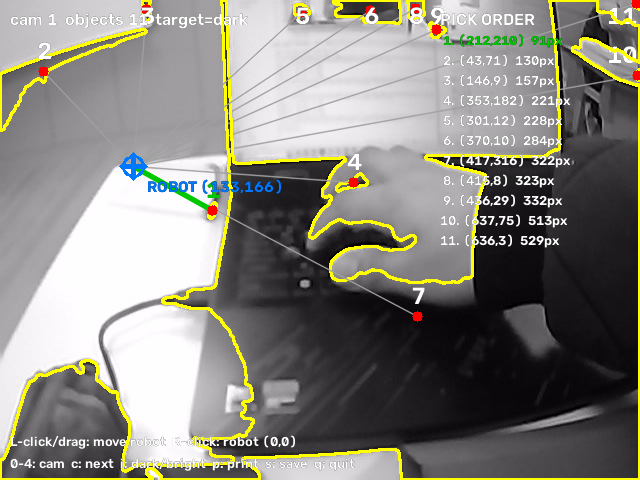
#> input picture Day10_1_size/captures/R(133,166)_1(212,210)_2(43,71)_3(146,9)_4(353,182)_5(301,12)_6(370,10)_7(417,316)_8(415,8)_9(436,29)_10(637,75)_etc1.png, 640 x 480 px, given in place of the camera
$ python s1_7_2_a_cam_nearest.py
#> lines starting #> are read from the running program, lines starting #| are printed output that depends on the picture; after the words box and inside, x2 and y2 are one past the last pixel; in counts of white or black regions, pixels touching at a corner belong together
import os

import cv2
import numpy as np

# ======================================================================
# 카메라로 물건을 찾아서 로봇에서 가까운 순서대로 집는 순서를 정한다 (s1_7_2.py의 카메라 버전)
#   - 물건마다 중심(모멘트)을 구하고, 로봇 위치에서의 직선 거리로 정렬한다
#   - 화면 : 노랑 테두리 = 물건,  번호 = 집는 순서,  파랑 + = 로봇 위치,  초록 선 = 1번째로 집을 물건
#   - 오른쪽 위 표 : 집는 순서 리스트 (순서, 좌표, 거리)
#
#   마우스 : 왼쪽 클릭(또는 드래그) = 로봇 위치 옮기기,  오른쪽 클릭 = 로봇 위치를 (0, 0)으로
#   트랙바 : min area (이보다 작은 것은 잡음으로 보고 뺀다)
#   키     : 0~4 해당 번호 카메라로 변경,  c 다음 카메라,  i 흑/백 물체 전환,
#            p 리스트 출력,  s 저장(파일 이름 = 가까운 순서의 좌표),  q/ESC 종료
# ======================================================================
FRAME_W, FRAME_H = 640, 480
MAX_CAMERAS = 5
SAVE_DIR = "captures"
MAX_NAME_ITEMS = 10                   # 파일 이름에 넣을 최대 물건 수 (이름이 너무 길어지지 않게)
WINDOW, BINARY_WINDOW = "nearest", "binary"

YELLOW, RED, GREEN, BLUE, GRAY, WHITE, BLACK = (0, 255, 255), (0, 0, 255), (0, 200, 0), (255, 120, 0), (160, 160, 160), (255, 255, 255), (0, 0, 0)
FONT = cv2.FONT_HERSHEY_SIMPLEX


# ---------------------------------------------------------------- 카메라

def open_index(idx):
    '''idx번 카메라 하나만 열어 본다. 영상이 안 나오면 None'''
    cap = cv2.VideoCapture(idx, cv2.CAP_DSHOW)
    if cap.isOpened() and cap.read()[0]:          # 열리기만 하고 영상이 안 나오는 장치는 건너뛴다
        return cap
    cap.release()
    return None


def open_camera(start):
    '''start번부터 차례로 MAX_CAMERAS개를 돌며 영상이 나오는 첫 카메라를 연다'''
    for k in range(MAX_CAMERAS):
        idx = (start + k) % MAX_CAMERAS
        cap = open_index(idx)
        if cap is not None:
            return cap, idx
    return None, None


# ---------------------------------------------------------------- 영상 처리

def find_objects(gray, dark_object, min_area):
    '''이진화 -> 모폴로지 -> 외곽 윤곽선. 면적 범위에 맞는 것만 돌려준다'''
    mode = cv2.THRESH_BINARY_INV if dark_object else cv2.THRESH_BINARY
    _, binary = cv2.threshold(gray, 0, 255, mode + cv2.THRESH_OTSU)
    kernel = cv2.getStructuringElement(cv2.MORPH_ELLIPSE, (5, 5))
    binary = cv2.morphologyEx(binary, cv2.MORPH_OPEN, kernel)    # 작은 점 잡음 제거
    binary = cv2.morphologyEx(binary, cv2.MORPH_CLOSE, kernel)   # 물체 안의 작은 구멍 메우기
    contours, _ = cv2.findContours(binary, cv2.RETR_EXTERNAL, cv2.CHAIN_APPROX_SIMPLE)
    max_area = gray.shape[0] * gray.shape[1] * 0.6               # 배경 전체가 잡히는 경우 제외
    good = [c for c in contours if min_area <= cv2.contourArea(c) <= max_area]
    return binary, good


def centroid(c):
    '''면적이 0인 윤곽선이면 None (1-7 문제 1)'''
    M = cv2.moments(c)
    if M["m00"] == 0:
        return None
    return M["m10"] / M["m00"], M["m01"] / M["m00"]


def pick_order(contours, robot):
    '''로봇에서 가까운 순서로 정렬한 리스트 [(거리, cx, cy, contour), ...] (1-7 문제 2)'''
    items = []
    for c in contours:
        p = centroid(c)
        if p is None:
            continue
        cx, cy = p
        items.append((float(np.hypot(cx - robot[0], cy - robot[1])), int(cx), int(cy), c))
    items.sort(key=lambda t: t[0])                               # 첫 번째 값(거리) 순서대로 줄을 선다
    return items


# ---------------------------------------------------------------- 그리기

def put_text(img, text, org, color, scale=0.5):
    '''검은 외곽선을 둘러서 어떤 배경에서도 글자가 보이게 + 화면 밖으로 나가지 않게'''
    (tw, th), _ = cv2.getTextSize(text, FONT, scale, 2)
    x = int(np.clip(org[0], 2, img.shape[1] - tw - 2))
    y = int(np.clip(org[1], th + 2, img.shape[0] - 4))
    cv2.putText(img, text, (x, y), FONT, scale, BLACK, 5, cv2.LINE_AA)
    cv2.putText(img, text, (x, y), FONT, scale, color, 2, cv2.LINE_AA)


def draw_view(frame, items, robot, cam_idx, dark_object):
    view = frame.copy()
    for n, (d, cx, cy, c) in reversed(list(enumerate(items, 1))):   # 1번이 맨 위에 그려지도록 뒤에서부터
        first = n == 1
        cv2.drawContours(view, [c], -1, YELLOW, 2)
        cv2.line(view, robot, (cx, cy), GREEN if first else GRAY, 3 if first else 1, cv2.LINE_AA)
        cv2.circle(view, (cx, cy), 5, RED, -1)
        put_text(view, str(n), (cx - 6, cy - 12), GREEN if first else WHITE, 0.8)

    # 로봇 위치
    cv2.drawMarker(view, robot, BLUE, cv2.MARKER_CROSS, 24, 3)
    cv2.circle(view, robot, 10, BLUE, 2)
    put_text(view, f"ROBOT ({robot[0]},{robot[1]})", (robot[0] + 14, robot[1] + 26), BLUE)

    # 오른쪽 위: 집는 순서 리스트
    put_text(view, "PICK ORDER", (FRAME_W - 200, 25), WHITE, 0.55)
    for n, (d, cx, cy, _) in enumerate(items[:12], 1):
        put_text(view, f"{n:2d}. ({cx},{cy})  {d:.0f}px", (FRAME_W - 200, 25 + 20 * n),
                 GREEN if n == 1 else WHITE, 0.45)
    if len(items) > 12:
        put_text(view, f"... +{len(items) - 12}", (FRAME_W - 200, 25 + 20 * 13), WHITE, 0.45)

    put_text(view, f"cam {cam_idx}  objects {len(items)}  target={'dark' if dark_object else 'bright'}",
             (10, 25), WHITE, 0.55)
    put_text(view, "L-click/drag: move robot  R-click: robot (0,0)", (10, FRAME_H - 34), WHITE, 0.45)
    put_text(view, f"0-{MAX_CAMERAS - 1}: cam  c: next  i: dark/bright  p: print  s: save  q: quit",
             (10, FRAME_H - 12), WHITE, 0.45)
    return view


# ---------------------------------------------------------------- 리스트 출력 / 저장

def order_list(items):
    '''화면 정보 없이 순서만: [(순서, (cx, cy), 거리), ...]'''
    return [(n, (cx, cy), round(d, 1)) for n, (d, cx, cy, _) in enumerate(items, 1)]


def print_order(items, robot):
    print(f"--- 로봇 {robot} 에서 가까운 순서 ({len(items)}개) ---")
    for n, (cx, cy), d in order_list(items):
        print(f"{n}번째로 집기: ({cx}, {cy}), 거리 {d:.0f}px")


# [33 lines left out: functions save_name, save_view, on_mouse, not called in this run]


def main():
    cap, cam_idx = open_camera(0)
#> cam_idx = 0
    if cap is None:
        raise SystemExit("카메라를 열 수 없다. 연결을 확인하거나 다른 프로그램이 쓰고 있는지 확인한다.")
    print(f"{cam_idx}번 카메라 사용")
#| 0번 카메라 사용

    state = {"robot": (0, 0)}                                    # 로봇이 서 있는 곳(처음은 사진 왼쪽 위)
    cv2.namedWindow(WINDOW, cv2.WINDOW_AUTOSIZE)                 # 창 크기 = 영상 크기라서 클릭 좌표가 곧 픽셀 좌표
    cv2.createTrackbar("min area", WINDOW, 1500, 20000, lambda v: None)
    cv2.setMouseCallback(WINDOW, on_mouse, state)
    dark_object, saved, items = True, 0, []

    while True:
        ok, frame = cap.read()
#> frame is the input picture: shape (480, 640, 3); mean B, G, R 125.3, 134.4, 135.8
        if not ok:
            print("프레임을 읽지 못했다. 숫자 키나 c로 다른 카메라를 시도하거나 연결을 확인한다.")
            frame = np.zeros((FRAME_H, FRAME_W, 3), np.uint8)
        frame = cv2.resize(frame, (FRAME_W, FRAME_H))
        gray = cv2.GaussianBlur(cv2.cvtColor(frame, cv2.COLOR_BGR2GRAY), (5, 5), 0)
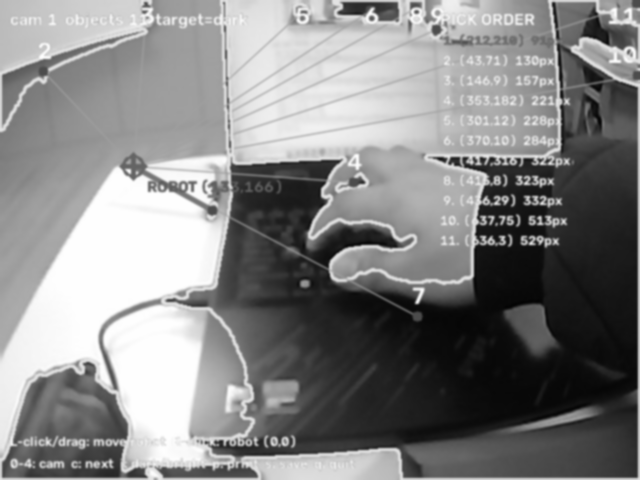
#> gray: shape (480, 640); min 3, max 254, mean 133.8

        binary, objects = find_objects(gray, dark_object, cv2.getTrackbarPos("min area", WINDOW))
#> in find_objects, `_, binary = cv2.threshold(gray, 0, 255, mode + cv2.THRESH_OTSU)`:
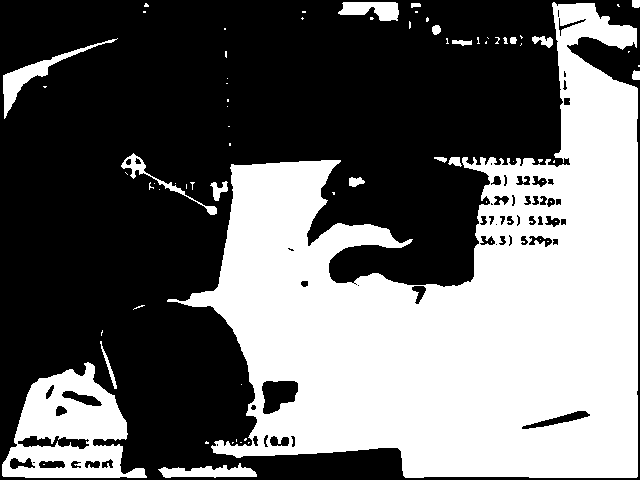
#> binary: shape (480, 640); 41.5% white; 74 white regions (55 under 20 px), largest, box (x1, y1, x2, y2) and area: (167, 2, 638, 478) 113639, (2, 362, 147, 478) 8952, (3, 38, 118, 119) 1273
#> in find_objects, `binary = cv2.morphologyEx(binary, cv2.MORPH_CLOSE, kernel)`:
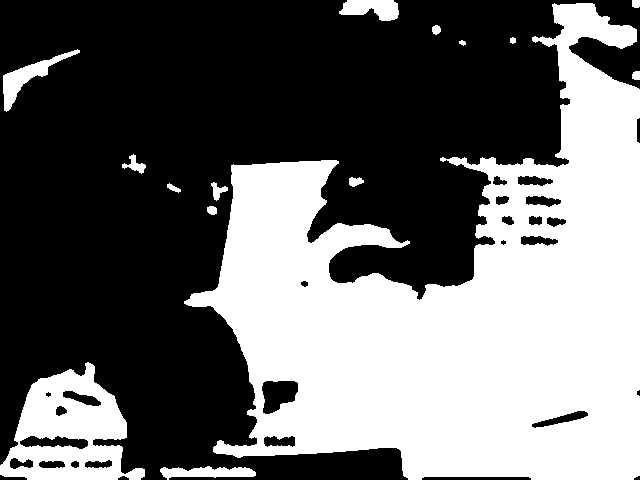
#> binary: shape (480, 640); 41.5% white; 15 white regions
#> in find_objects, `contours, _ = cv2.findContours(binary, cv2.RETR_EXTERNAL, cv2.CHAIN_AP..`: contours = 15 contours, 1 with area under 20; largest, box (x1, y1, x2, y2) and area: (184, 3, 640, 480) 115888, (0, 362, 145, 480) 10350, (3, 49, 80, 112) 1044, (339, 0, 399, 21) 808, (160, 466, 256, 480) 741
#> in find_objects, `good = [c for c in contours if min_area <= cv2.contourArea(c) <= max_a..`: good = 2 contours; box (x1, y1, x2, y2) and area: (184, 3, 640, 480) 115888, (0, 362, 145, 480) 10350
#> objects has the same summary as good in find_objects
        robot = state["robot"]
        items = pick_order(objects, robot)
#> the loop in pick_order, `for c in contours:` made 2 passes
#> (cx, cy) on passes 1 to 2: (67.98, 431.5), (457.6, 308.8)
#> after the loop in pick_order, `for c in contours:`: items = 2 items
#> items = 2 items
        view = draw_view(frame, items, robot, cam_idx, dark_object)
#> the loop in draw_view, `for n, (d, cx, cy, c) in reversed(list(enumerate(items, 1))):` made 2 passes
#> (n, d, cx, cy, first, tw in put_text, th in put_text, x in put_text) on pass 1: (2, 552.1, 457, 308, False, 18, 18, 451)
#> after the loop in draw_view, `for n, (d, cx, cy, c) in reversed(list(enumerate(items, 1))):`:
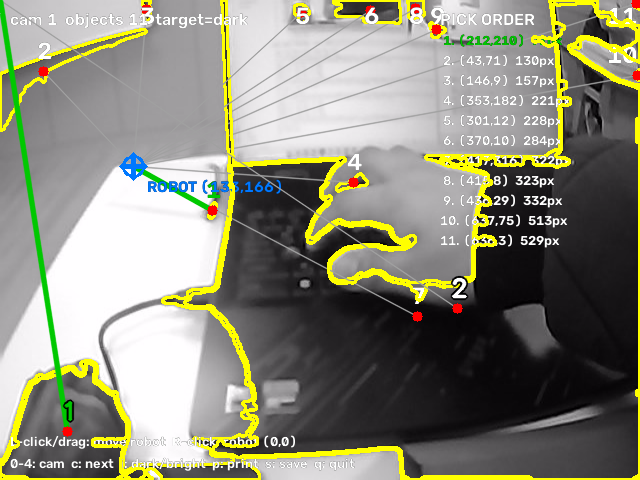
#> view: shape (480, 640, 3); 4.14% of pixels changed, all inside (x1, y1, x2, y2) = (0, 0, 638, 478)
#> call 4 of put_text, with text = 'PICK ORDER', org = (440, 25), color = (255, 255, 255), scale = 0.55
#> in put_text (call 4), `(tw, th), _ = cv2.getTextSize(text, FONT, scale, 2)`: tw = 107; th = 13
#> in put_text (call 4), `x = int(np.clip(org[0], 2, img.shape[1] - tw - 2))`: x = 440
#> in put_text (call 4), `y = int(np.clip(org[1], th + 2, img.shape[0] - 4))`: y = 25
#> in put_text (call 4), `cv2.putText(img, text, (x, y), FONT, scale, color, 2, cv2.LINE_AA)`:
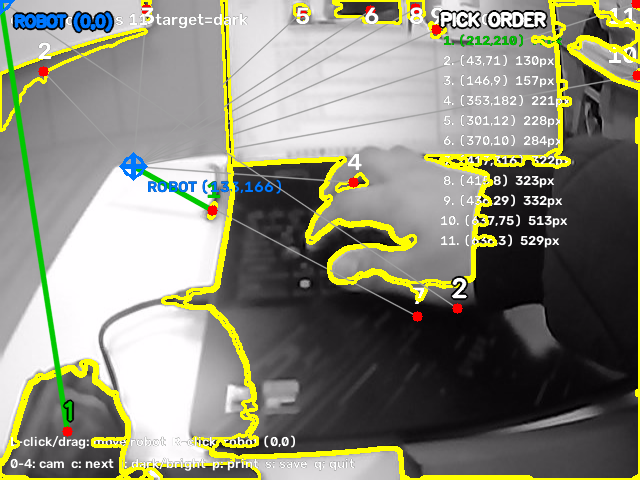
#> img: shape (480, 640, 3); mean B, G, R 121.6, 138.1, 137.6
#> the loop in draw_view, `for n, (d, cx, cy, _) in enumerate(items[:12], 1):` made 2 passes
#> (n, d, cx, cy, tw in put_text, th in put_text, x in put_text, y in put_text) on passes 1 to 2: (1, 436.8, 67, 431, 150, 10, 440, 45), (2, 552.1, 457, 308, 159, 10, 440, 65)
#> after the loop in draw_view, `for n, (d, cx, cy, _) in enumerate(items[:12], 1):`:
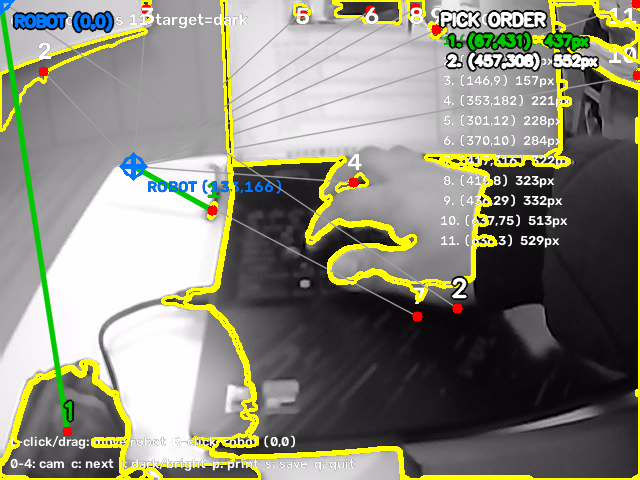
#> view: shape (480, 640, 3); 1.43% of pixels changed, all inside (x1, y1, x2, y2) = (445, 30, 600, 73)
#> in put_text (call 9), `(tw, th), _ = cv2.getTextSize(text, FONT, scale, 2)`: tw = 441
#> in put_text (call 9), `y = int(np.clip(org[1], th + 2, img.shape[0] - 4))`: y = 468
#> in put_text (call 9), `cv2.putText(img, text, (x, y), FONT, scale, color, 2, cv2.LINE_AA)`:
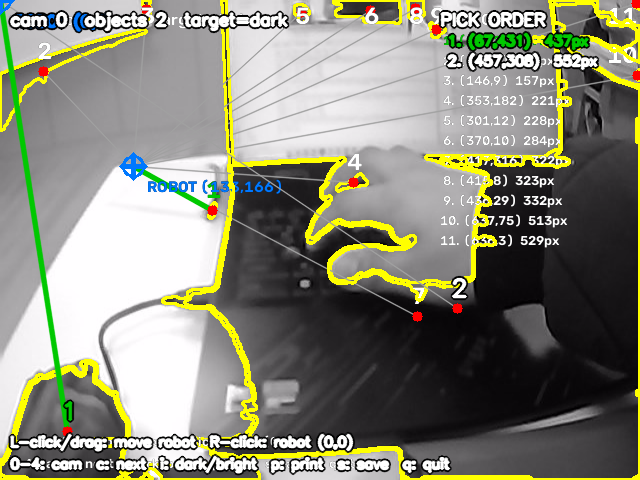
#> img: shape (480, 640, 3); mean B, G, R 121.3, 137.2, 136.5

        cv2.imshow(WINDOW, view)
        cv2.imshow(BINARY_WINDOW, binary)
        key = cv2.waitKey(1) & 0xFF
#> (key q is pressed here)

        if ord("0") <= key < ord("0") + MAX_CAMERAS:             # 숫자 키 = 그 번호의 카메라로 바로 변경
            want = key - ord("0")
            if want == cam_idx:
                print(f"이미 {want}번 카메라를 쓰고 있다.")
            else:
                new_cap = open_index(want)                       # 새 카메라가 열린 뒤에 기존 카메라를 닫는다
                if new_cap is None:
                    print(f"{want}번 카메라를 열 수 없다. {cam_idx}번 카메라를 계속 쓴다.")
                else:
                    cap.release()
                    cap, cam_idx = new_cap, want
                    print(f"{cam_idx}번 카메라로 변경")
        elif key in (ord("c"), ord("C")):
            cap.release()
            new_cap, new_idx = open_camera(cam_idx + 1)          # 없으면 한 바퀴 돌아 원래 카메라로 돌아온다
            if new_cap is None:
                raise SystemExit("카메라를 다시 열 수 없다.")
            cap, cam_idx = new_cap, new_idx
            print(f"{cam_idx}번 카메라로 변경")
        elif key in (ord("i"), ord("I")):
            dark_object = not dark_object
            print("찾을 물체:", "어두운 물체" if dark_object else "밝은 물체")
        elif key in (ord("p"), ord("P")):
            print_order(items, robot)
        elif key in (ord("s"), ord("S")):
            saved += int(save_view(view, items, robot))
        elif key in (ord("q"), ord("Q"), 27):
            break

        if cv2.getWindowProperty(WINDOW, cv2.WND_PROP_VISIBLE) < 1:   # 창의 X 버튼으로 닫은 경우
            break

    cap.release()
    cv2.destroyAllWindows()
    print("저장한 사진:", saved, "장")
    print_order(items, state["robot"])
#| --- 로봇 (0, 0) 에서 가까운 순서 (2개) ---
#> the loop in print_order, `for n, (cx, cy), d in order_list(items):` made 2 passes
#> (n, cx, cy, d) on passes 1 to 2: (1, 67, 431, 436.8), (2, 457, 308, 552.1)
#> (printed output is left out)
    return order_list(items)                                     # 마지막 화면의 집는 순서 리스트


if __name__ == "__main__":
    result = main()
#> result = [(1, (67, 431), 436.8), (2, (457, 308), 552.1)]
    print("반환 리스트:", result)
#| 반환 리스트: [(1, (67, 431), 436.8), (2, (457, 308), 552.1)]

$ run again, on Day10_1_size/captures/R(158,207)_1(234,14)_2(343,316).png
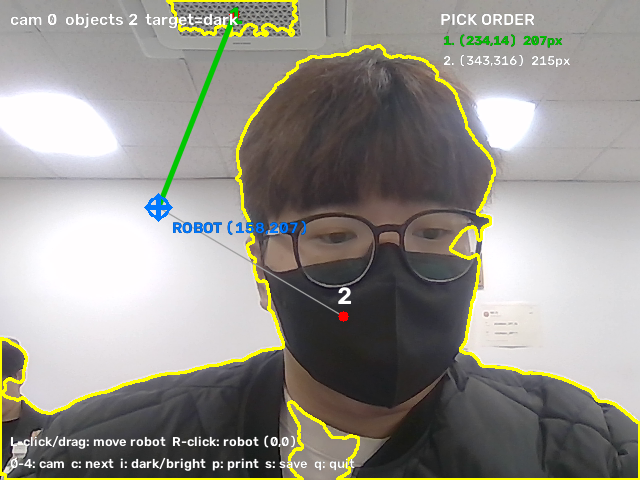
#> input picture Day10_1_size/captures/R(158,207)_1(234,14)_2(343,316).png, 640 x 480 px, given in place of the camera
#> cam_idx = 0
#| 0번 카메라 사용
#> in main, frame is the input picture: shape (480, 640, 3); mean B, G, R 140, 146.7, 148.9
#> in find_objects, `binary = cv2.morphologyEx(binary, cv2.MORPH_CLOSE, kernel)`:
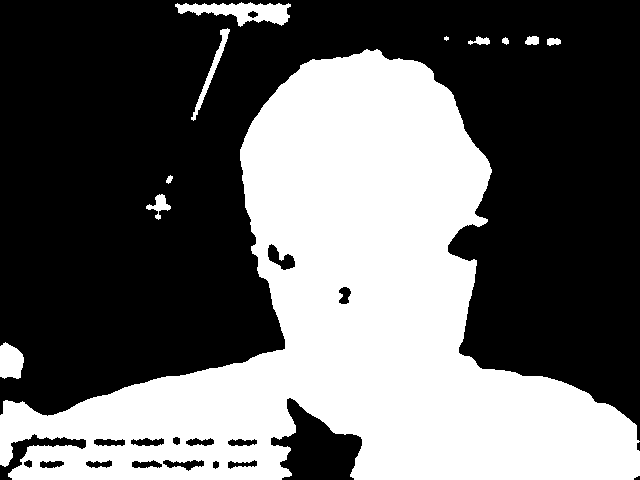
#> binary: shape (480, 640); 40.1% white; 11 white regions (1 under 20 px)
#> contours = 11 contours, 1 with area under 20; largest, box (x1, y1, x2, y2) and area: (0, 49, 640, 480) 120804, (175, 2, 291, 27) 1406, (0, 342, 24, 379) 654, (191, 28, 230, 121) 428, (146, 194, 171, 220) 210
#> good = 1 contour; box (x1, y1, x2, y2) and area: (0, 49, 640, 480) 120804
#> objects has the same summary as good in find_objects
#> the loop in pick_order, `for c in contours:` made 1 pass
#> (cx, cy) on pass 1: (348.3, 315.5)
#> after the loop in pick_order, `for c in contours:`: items = 1 item
#> the loop in draw_view, `for n, (d, cx, cy, c) in reversed(list(enumerate(items, 1))):` made 1 pass
#> (n, d, cx, cy, first, tw in put_text, th in put_text, x in put_text) on pass 1: (1, 469.9, 348, 315, True, 18, 18, 342)
#> the loop in draw_view, `for n, (d, cx, cy, _) in enumerate(items[:12], 1):` made 1 pass
#> (n, d, cx, cy, tw in put_text, th in put_text, x in put_text, y in put_text) on pass 1: (1, 469.9, 348, 315, 159, 10, 440, 45)
#> tw = 441
#> y = 468
#> in put_text (call 7), `cv2.putText(img, text, (x, y), FONT, scale, color, 2, cv2.LINE_AA)`:
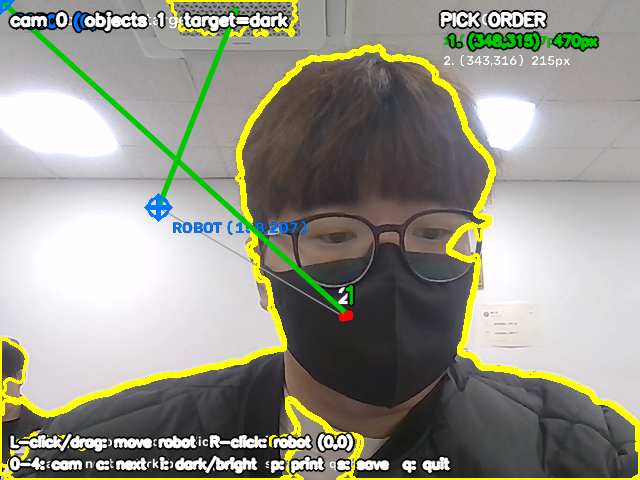
#> img: shape (480, 640, 3); mean B, G, R 137.5, 149.9, 149.9
#| --- 로봇 (0, 0) 에서 가까운 순서 (1개) ---
#> the loop in print_order, `for n, (cx, cy), d in order_list(items):` made 1 pass
#> (n, cx, cy, d) on pass 1: (1, 348, 315, 469.9)
#> (printed output is left out)
#> result = [(1, (348, 315), 469.9)]
#| 반환 리스트: [(1, (348, 315), 469.9)]
